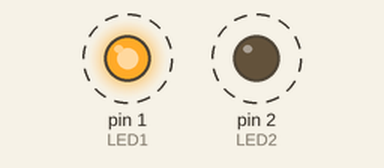
Recording of a sketch running on a simulated Arduino Uno, built with avr-gcc and run on an emulated ATmega328P. Shown: output pins drawn as LEDs (lit = HIGH). Dashed ring = blinking.

Above: at 0.5 s.
Timing chart, 0 to 4.6 s (numbered marks = the images above):
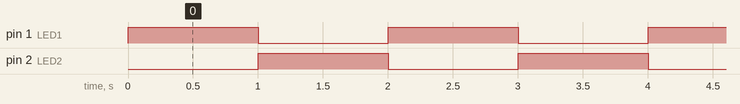

Measured:
- by itself, pin 1 (LED1), pin 2 (LED2): alternates HIGH for 1.0 s and LOW for 1.0 s

The sketch:

Led_Running.ino
```cpp
/*
Kode di bawah tersebut berjalan dengan Kedua lampu menyala dan mati secara bergantian.
Sistem kode pada arduino akan berjalan secara berurutan dari perintah paling atas pada fungsi loop sampai paling bawah.
*/

int LED1 = 1; // Variable yang menjelaskan bahwa pin 1 digunakan untuk LED1
int LED2 = 2; // Variable yang menjelaskan bahwa pin 1 digunakan untuk LED2

void setup()
{
    pinMode(LED1, OUTPUT); // Fungsi yang menjelasan variable LED1 sebagai OUTPUT, yaitu microcontroller mengirim signal/arus ke LED pada pin 1
    pinMode(LED2, OUTPUT); // Fungsi yang menjelasan variable LED1 sebagai OUTPUT, yaitu microcontroller mengirim signal/arus ke LED pada pin 2
}

void loop()
{
    digitalWrite(LED1, HIGH); // LED1 akan menyala
    digitalWrite(LED2, LOW); // LED2 akan mati
    delay(1000); // Kode di atas berjalan selama 1 Detik
    digitalWrite(LED1, LOW); // LED1 akan mati
    digitalWrite(LED2, HIGH); // LED2 akan menyala
    delay(1000); // Kode di atas berjalan selama 1 Detik
}
```
